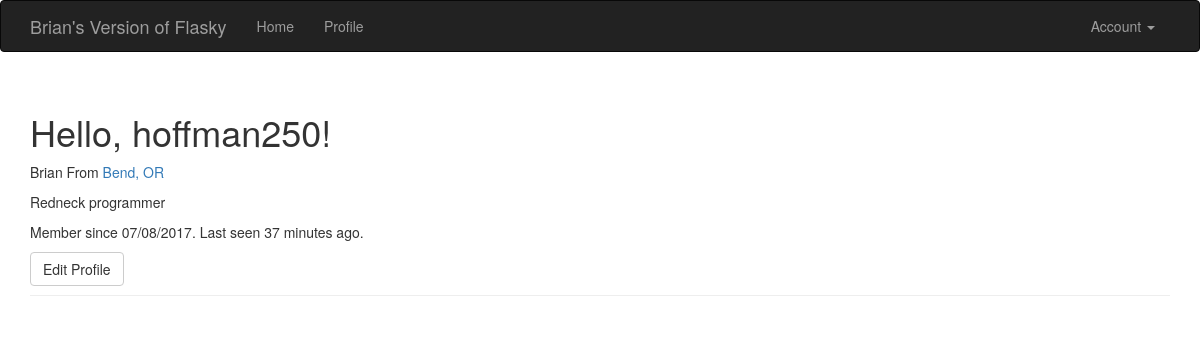
The app's page /user/hoffman250 (signed in) with its own data.
### app/models.py (models this page shows, shortened)
class User(UserMixin, db.Model):
	__tablename__ = 'users'
	id = db.Column(db.Integer, primary_key=True)
	email = db.Column(db.String(64), unique=True, index=True)
	username = db.Column(db.String(64), unique=True, index=True)
	role_id = db.Column(db.Integer, db.ForeignKey('roles.id'))
	password_hash = db.Column(db.String(128))
	confirmed = db.Column(db.Boolean, default=False)
	name = db.Column(db.String(64))
	location = db.Column(db.String(64))
	about_me = db.Column(db.Text())
	member_since = db.Column(db.DateTime(), default=datetime.utcnow)
	last_seen = db.Column(db.DateTime(), default=datetime.utcnow)
	@property
	def password(self):
		raise AttributeError('password is not a readable attribute')
	def can(self, permissions):
		return self.role is not None and \
			(self.role.permissions & permissions) == permissions
	def is_administrator(self):
		return self.can(Permission.ADMINISTER)
	def ping(self):
		self.last_seen = datetime.utcnow()
		db.session.add(self)

### app/main/views.py (the view)
@main.route('/user/<username>')
def user(username):
	user = User.query.filter_by(username=username).first_or_404()
	return render_template('user.html', user=user)

### app/auth/views.py (called while the page is built)
@auth.before_app_request
def before_request():
	if current_user.is_authenticated:
		current_user.ping()
		if not current_user.confirmed \
				and request.endpoint[:5] != 'auth.' \
				and request.endpoint != 'static':
			return redirect(url_for('auth.unconfirmed'))

### app/main/__init__.py (called while the page is built)
@main.app_context_processor
def inject_permissions():
	return dict(Permission=Permission)

### app/models.py (called while the page is built)
@login_manager.user_loader
def load_user(user_id):
	return User.query.get(int(user_id))

### app/templates/user.html (shortened to what this page needs)
{% extends "base.html" %}
{% block page_content %}
<div class="page-header">
	<h1>Hello, {{ user.username }}!</h1>
	{% if user.name or user.location %}
	<p>
		{% if user.name %}{{ user.name }}{% endif %}
		{% if user.location %}
			From <a href="http://maps.google.com/?q+{{ user.location}}">{{ user.location }}</a>
		{% endif %}
	</p>
	{% endif %}
	{% if user.about_me %}<p>{{ user.about_me }}</p>{% endif %}
    <p>Member since {{ moment(user.member_since).format('L') }}. Last seen {{ moment(user.last_seen).fromNow() }}.</p>
    {% if user == current_user %}
	<a class ="btn btn-default" href="{{ url_for('.edit_profile') }}">
		Edit Profile
	</a>
	{% endif %}
</div>
{% endblock %}

### records on screen
User: username "hoffman250", name "Brian", location "Bend, OR", about_me "Redneck programmer", member_since "07/08/2017", last_seen "37 minutes ago"
